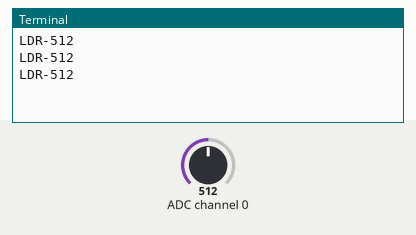
Bench run of a program on a simulated Raspberry Pi (BCM pin numbers). On the bench: the last lines printed to the terminal. The inputs (shaded band) are chosen by the test bench; at power-on: ADC channel 0 = 512 (analog values on the 0–1023 scale).

Above: at 1.2 s.
1.3 s: ADC channel 0 set to 716
At 1.9 s:
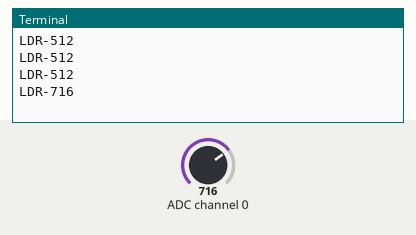
2.8 s: ADC channel 0 set to 900
At 3.4 s:
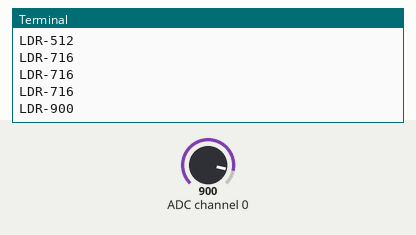
Timing chart, 0 to 5.8 s (numbered marks = the images above; inputs shaded):
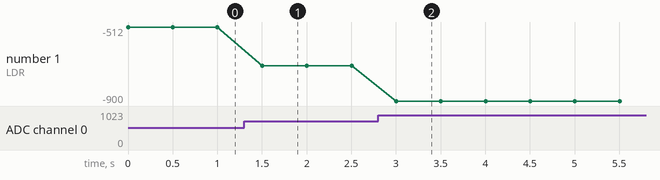

Measured:
- after the input at 1.3 s, the terminal: prints a new line after 0.20 s (image 1)
- after the input at 2.8 s, the terminal: prints a new line after 0.20 s (image 2)
- plotted number 1: -512 → -716 after the input at 1.3 s, -716 → -900 after the input at 2.8 s

The program:

LDR.py
```python
import spidev
import time
spi=spidev.SpiDev()
spi.open(0,0)
spi.max_speed_hz=100000
def analog_read(channel):
    ret=spi.xfer2([1,(8+channel)<<4,0])
    adc_out=((ret[1]&3)<<8)+ret[2]
    return adc_out
try:
    while True:
        ldr_value=analog_read(0)
        print("LDR-%d"%ldr_value)
        time.sleep(0.5)
finally:
    spi.close()
```
